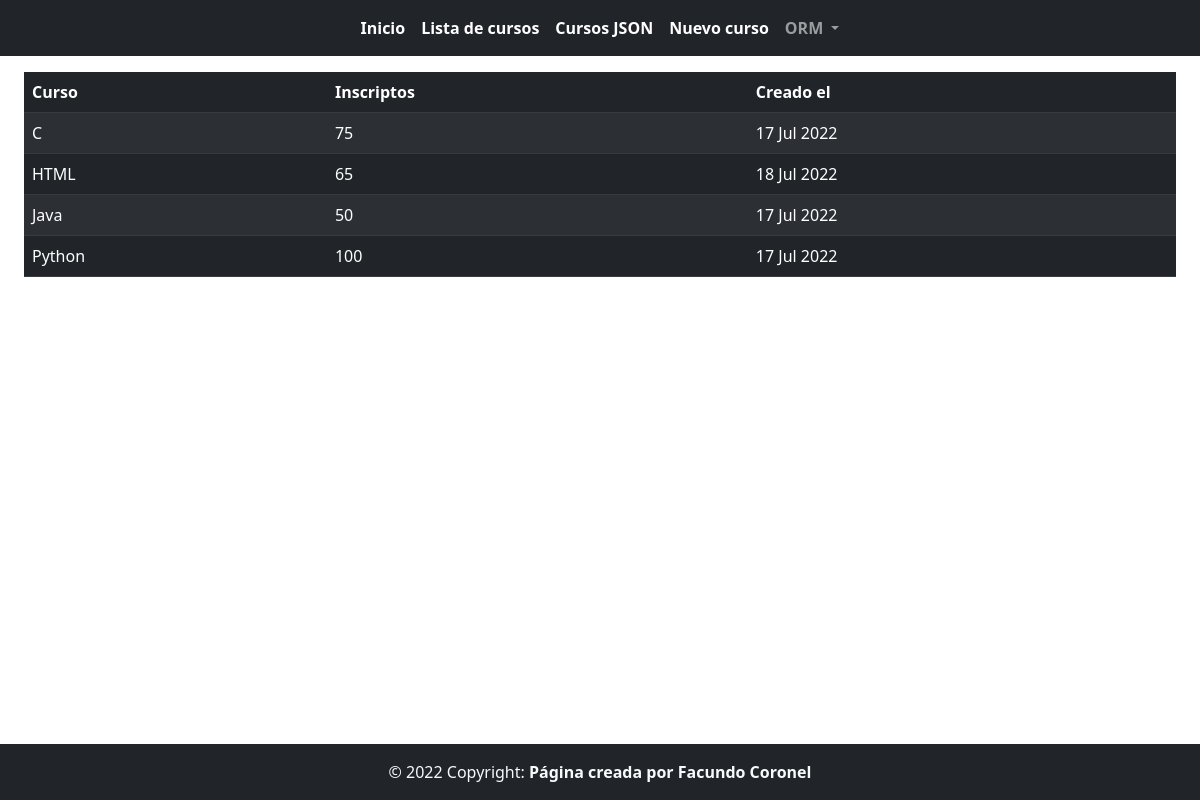
The page /cursos-ORM on the database its author committed.
### myapp/models.py (models this page shows)
class Curso (models.Model):
    nombre = models.CharField(max_length=100)
    inscriptos = models.IntegerField()
    creado = models.DateField(auto_now_add=True)
    actualizado = models.DateField(auto_now=True)

### myapp/views.py (the view)
# urls.py: path("cursos-ORM", views.cursosORM, name="listaCursosORM"),
def cursosORM (request):
    cursos = Curso.objects.all().order_by('nombre')
    context = {"cursos":cursos}
    return render(request, "myapp/cursosORM.html", context)

### myapp/templates/myapp/cursosORM.html
{% extends 'myapp/header.html' %}
{% block content %}
<div class="container-fluid mt-3 mb-4">
    <table class="table table-dark table-striped">
        <thead><tr>
        <th>Curso</th>
        <th>Inscriptos</th>
        <th>Creado el</th>
        </tr></thead>
        {% for i in cursos %}
        <tr>
            <td>{{i.nombre}}</td>
            <td>{{i.inscriptos}}</td>
            <td>{{i.creado |date:"d M Y"}}</td>
        </tr>
        {% endfor %}
    </table>
</div>
{% endblock %}

### rows shown on the page
Curso: nombre "C", inscriptos "75", creado "17 Jul 2022"
Curso: nombre "HTML", inscriptos "65", creado "18 Jul 2022"
Curso: nombre "Java", inscriptos "50", creado "17 Jul 2022"
Curso: nombre "Python", inscriptos "100", creado "17 Jul 2022"
